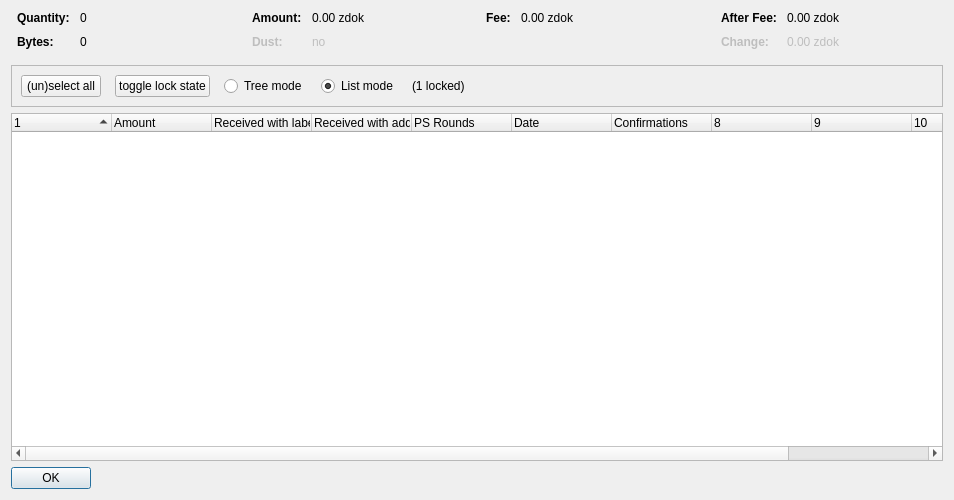
<?xml version="1.0" encoding="UTF-8"?>
<ui version="4.0">
 <class>CoinControlDialog</class>
 <widget class="QDialog" name="CoinControlDialog">
  <property name="geometry">
   <rect>
    <x>0</x>
    <y>0</y>
    <width>954</width>
    <height>500</height>
   </rect>
  </property>
  <property name="windowTitle">
   <string>Coin Selection</string>
  </property>
  <layout class="QVBoxLayout" name="verticalLayout">
   <item>
    <layout class="QHBoxLayout" name="horizontalLayoutTop" stretch="0,0,0,0">
     <property name="topMargin">
      <number>0</number>
     </property>
     <property name="bottomMargin">
      <number>10</number>
     </property>
     <item>
      <layout class="QFormLayout" name="formLayoutCoinControl1">
       <property name="horizontalSpacing">
        <number>10</number>
       </property>
       <property name="verticalSpacing">
        <number>10</number>
       </property>
       <property name="leftMargin">
        <number>6</number>
       </property>
       <property name="rightMargin">
        <number>6</number>
       </property>
       <item row="0" column="0">
        <widget class="QLabel" name="labelCoinControlQuantityText">
         <property name="font">
          <font>
           <weight>75</weight>
           <bold>true</bold>
          </font>
         </property>
         <property name="text">
          <string>Quantity:</string>
         </property>
        </widget>
       </item>
       <item row="0" column="1">
        <widget class="QLabel" name="labelCoinControlQuantity">
         <property name="cursor">
          <cursorShape>IBeamCursor</cursorShape>
         </property>
         <property name="contextMenuPolicy">
          <enum>Qt::ActionsContextMenu</enum>
         </property>
         <property name="text">
          <string notr="true">0</string>
         </property>
         <property name="textInteractionFlags">
          <set>Qt::LinksAccessibleByMouse|Qt::TextSelectableByKeyboard|Qt::TextSelectableByMouse</set>
         </property>
        </widget>
       </item>
       <item row="1" column="0">
        <widget class="QLabel" name="labelCoinControlBytesText">
         <property name="font">
          <font>
           <weight>75</weight>
           <bold>true</bold>
          </font>
         </property>
         <property name="text">
          <string>Bytes:</string>
         </property>
        </widget>
       </item>
       <item row="1" column="1">
        <widget class="QLabel" name="labelCoinControlBytes">
         <property name="cursor">
          <cursorShape>IBeamCursor</cursorShape>
         </property>
         <property name="contextMenuPolicy">
          <enum>Qt::ActionsContextMenu</enum>
         </property>
         <property name="text">
          <string notr="true">0</string>
         </property>
         <property name="textInteractionFlags">
          <set>Qt::LinksAccessibleByMouse|Qt::TextSelectableByKeyboard|Qt::TextSelectableByMouse</set>
         </property>
        </widget>
       </item>
      </layout>
     </item>
     <item>
      <layout class="QFormLayout" name="formLayoutCoinControl2">
       <property name="horizontalSpacing">
        <number>10</number>
       </property>
       <property name="verticalSpacing">
        <number>10</number>
       </property>
       <property name="leftMargin">
        <number>6</number>
       </property>
       <property name="rightMargin">
        <number>6</number>
       </property>
       <item row="0" column="0">
        <widget class="QLabel" name="labelCoinControlAmountText">
         <property name="font">
          <font>
           <weight>75</weight>
           <bold>true</bold>
          </font>
         </property>
         <property name="text">
          <string>Amount:</string>
         </property>
        </widget>
       </item>
       <item row="0" column="1">
        <widget class="QLabel" name="labelCoinControlAmount">
         <property name="cursor">
          <cursorShape>IBeamCursor</cursorShape>
         </property>
         <property name="contextMenuPolicy">
          <enum>Qt::ActionsContextMenu</enum>
         </property>
         <property name="text">
          <string notr="true">0.00 zdok</string>
         </property>
         <property name="textInteractionFlags">
          <set>Qt::LinksAccessibleByMouse|Qt::TextSelectableByKeyboard|Qt::TextSelectableByMouse</set>
         </property>
        </widget>
       </item>
       <item row="1" column="0">
        <widget class="QLabel" name="labelCoinControlLowOutputText">
         <property name="enabled">
          <bool>false</bool>
         </property>
         <property name="font">
          <font>
           <weight>75</weight>
           <bold>true</bold>
          </font>
         </property>
         <property name="text">
          <string>Dust:</string>
         </property>
        </widget>
       </item>
       <item row="1" column="1">
        <widget class="QLabel" name="labelCoinControlLowOutput">
         <property name="enabled">
          <bool>false</bool>
         </property>
         <property name="cursor">
          <cursorShape>IBeamCursor</cursorShape>
         </property>
         <property name="contextMenuPolicy">
          <enum>Qt::ActionsContextMenu</enum>
         </property>
         <property name="text">
          <string notr="true">no</string>
         </property>
         <property name="textInteractionFlags">
          <set>Qt::LinksAccessibleByMouse|Qt::TextSelectableByKeyboard|Qt::TextSelectableByMouse</set>
         </property>
        </widget>
       </item>
      </layout>
     </item>
     <item>
      <layout class="QFormLayout" name="formLayoutCoinControl3">
       <property name="horizontalSpacing">
        <number>10</number>
       </property>
       <property name="verticalSpacing">
        <number>10</number>
       </property>
       <property name="leftMargin">
        <number>6</number>
       </property>
       <property name="rightMargin">
        <number>6</number>
       </property>
       <item row="0" column="0">
        <widget class="QLabel" name="labelCoinControlFeeText">
         <property name="font">
          <font>
           <weight>75</weight>
           <bold>true</bold>
          </font>
         </property>
         <property name="text">
          <string>Fee:</string>
         </property>
        </widget>
       </item>
       <item row="0" column="1">
        <widget class="QLabel" name="labelCoinControlFee">
         <property name="cursor">
          <cursorShape>IBeamCursor</cursorShape>
         </property>
         <property name="contextMenuPolicy">
          <enum>Qt::ActionsContextMenu</enum>
         </property>
         <property name="text">
          <string notr="true">0.00 zdok</string>
         </property>
         <property name="textInteractionFlags">
          <set>Qt::LinksAccessibleByMouse|Qt::TextSelectableByKeyboard|Qt::TextSelectableByMouse</set>
         </property>
        </widget>
       </item>
      </layout>
     </item>
     <item>
      <layout class="QFormLayout" name="formLayoutCoinControl4">
       <property name="horizontalSpacing">
        <number>10</number>
       </property>
       <property name="verticalSpacing">
        <number>10</number>
       </property>
       <property name="leftMargin">
        <number>6</number>
       </property>
       <property name="rightMargin">
        <number>6</number>
       </property>
       <item row="0" column="0">
        <widget class="QLabel" name="labelCoinControlAfterFeeText">
         <property name="font">
          <font>
           <weight>75</weight>
           <bold>true</bold>
          </font>
         </property>
         <property name="text">
          <string>After Fee:</string>
         </property>
        </widget>
       </item>
       <item row="0" column="1">
        <widget class="QLabel" name="labelCoinControlAfterFee">
         <property name="cursor">
          <cursorShape>IBeamCursor</cursorShape>
         </property>
         <property name="contextMenuPolicy">
          <enum>Qt::ActionsContextMenu</enum>
         </property>
         <property name="text">
          <string notr="true">0.00 zdok</string>
         </property>
         <property name="textInteractionFlags">
          <set>Qt::LinksAccessibleByMouse|Qt::TextSelectableByKeyboard|Qt::TextSelectableByMouse</set>
         </property>
        </widget>
       </item>
       <item row="1" column="0">
        <widget class="QLabel" name="labelCoinControlChangeText">
         <property name="enabled">
          <bool>false</bool>
         </property>
         <property name="font">
          <font>
           <weight>75</weight>
           <bold>true</bold>
          </font>
         </property>
         <property name="text">
          <string>Change:</string>
         </property>
        </widget>
       </item>
       <item row="1" column="1">
        <widget class="QLabel" name="labelCoinControlChange">
         <property name="enabled">
          <bool>false</bool>
         </property>
         <property name="cursor">
          <cursorShape>IBeamCursor</cursorShape>
         </property>
         <property name="contextMenuPolicy">
          <enum>Qt::ActionsContextMenu</enum>
         </property>
         <property name="text">
          <string notr="true">0.00 zdok</string>
         </property>
         <property name="textInteractionFlags">
          <set>Qt::LinksAccessibleByMouse|Qt::TextSelectableByKeyboard|Qt::TextSelectableByMouse</set>
         </property>
        </widget>
       </item>
      </layout>
     </item>
    </layout>
   </item>
   <item>
    <widget class="QFrame" name="frame">
     <property name="minimumSize">
      <size>
       <width>0</width>
       <height>40</height>
      </size>
     </property>
     <property name="frameShape">
      <enum>QFrame::StyledPanel</enum>
     </property>
     <property name="frameShadow">
      <enum>QFrame::Sunken</enum>
     </property>
     <layout class="QHBoxLayout" name="horizontalLayout">
      <item>
       <layout class="QHBoxLayout" name="horizontalLayoutPanel" stretch="0,0,0,0,0,0">
        <property name="spacing">
         <number>14</number>
        </property>
        <item>
         <widget class="QPushButton" name="pushButtonSelectAll">
          <property name="sizePolicy">
           <sizepolicy hsizetype="Maximum" vsizetype="Fixed">
            <horstretch>0</horstretch>
            <verstretch>0</verstretch>
           </sizepolicy>
          </property>
          <property name="text">
           <string>(un)select all</string>
          </property>
          <property name="autoDefault">
           <bool>false</bool>
          </property>
         </widget>
        </item>
        <item>
         <widget class="QPushButton" name="pushButtonToggleLock">
          <property name="sizePolicy">
           <sizepolicy hsizetype="Maximum" vsizetype="Fixed">
            <horstretch>0</horstretch>
            <verstretch>0</verstretch>
           </sizepolicy>
          </property>
          <property name="text">
           <string>toggle lock state</string>
          </property>
          <property name="autoDefault">
           <bool>false</bool>
          </property>
         </widget>
        </item>
        <item>
         <widget class="QRadioButton" name="radioTreeMode">
          <property name="sizePolicy">
           <sizepolicy hsizetype="Maximum" vsizetype="Fixed">
            <horstretch>0</horstretch>
            <verstretch>0</verstretch>
           </sizepolicy>
          </property>
          <property name="text">
           <string>Tree mode</string>
          </property>
         </widget>
        </item>
        <item>
         <widget class="QRadioButton" name="radioListMode">
          <property name="sizePolicy">
           <sizepolicy hsizetype="Maximum" vsizetype="Fixed">
            <horstretch>0</horstretch>
            <verstretch>0</verstretch>
           </sizepolicy>
          </property>
          <property name="text">
           <string>List mode</string>
          </property>
          <property name="checked">
           <bool>true</bool>
          </property>
         </widget>
        </item>
        <item>
         <widget class="QLabel" name="labelLocked">
          <property name="text">
           <string>(1 locked)</string>
          </property>
         </widget>
        </item>
        <item>
         <spacer name="horizontalSpacer">
          <property name="orientation">
           <enum>Qt::Horizontal</enum>
          </property>
          <property name="sizeHint" stdset="0">
           <size>
            <width>40</width>
            <height>20</height>
           </size>
          </property>
         </spacer>
        </item>
       </layout>
      </item>
     </layout>
    </widget>
   </item>
   <item>
    <widget class="CoinControlTreeWidget" name="treeWidget">
     <property name="contextMenuPolicy">
      <enum>Qt::CustomContextMenu</enum>
     </property>
     <property name="sortingEnabled">
      <bool>false</bool>
     </property>
     <property name="columnCount">
      <number>11</number>
     </property>
     <attribute name="headerShowSortIndicator" stdset="0">
      <bool>true</bool>
     </attribute>
     <attribute name="headerStretchLastSection">
      <bool>false</bool>
     </attribute>
     <column>
      <property name="text">
       <string/>
      </property>
     </column>
     <column>
      <property name="text">
       <string>Amount</string>
      </property>
     </column>
     <column>
      <property name="text">
       <string>Received with label</string>
      </property>
     </column>
     <column>
      <property name="text">
       <string>Received with address</string>
      </property>
     </column>
     <column>
      <property name="text">
       <string>PS Rounds</string>
      </property>
     </column>
     <column>
      <property name="text">
       <string>Date</string>
      </property>
     </column>
     <column>
      <property name="text">
       <string>Confirmations</string>
      </property>
      <property name="toolTip">
       <string>Confirmed</string>
      </property>
     </column>
     <column>
      <property name="text">
       <string/>
      </property>
     </column>
     <column>
      <property name="text">
       <string/>
      </property>
     </column>
     <column>
      <property name="text">
       <string/>
      </property>
     </column>
     <column>
      <property name="text">
       <string/>
      </property>
     </column>
    </widget>
   </item>
   <item>
    <widget class="QDialogButtonBox" name="buttonBox">
     <property name="sizePolicy">
      <sizepolicy hsizetype="Maximum" vsizetype="Fixed">
       <horstretch>0</horstretch>
       <verstretch>0</verstretch>
      </sizepolicy>
     </property>
     <property name="orientation">
      <enum>Qt::Horizontal</enum>
     </property>
     <property name="standardButtons">
      <set>QDialogButtonBox::Ok</set>
     </property>
    </widget>
   </item>
  </layout>
 </widget>
 <customwidgets>
  <customwidget>
   <class>CoinControlTreeWidget</class>
   <extends>QTreeWidget</extends>
   <header>coincontroltreewidget.h</header>
  </customwidget>
 </customwidgets>
 <resources/>
 <connections/>
</ui>
